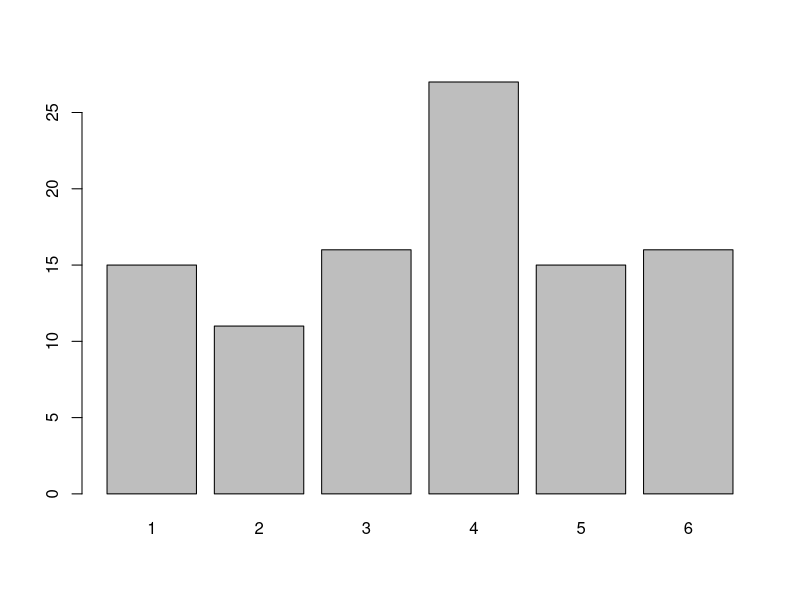
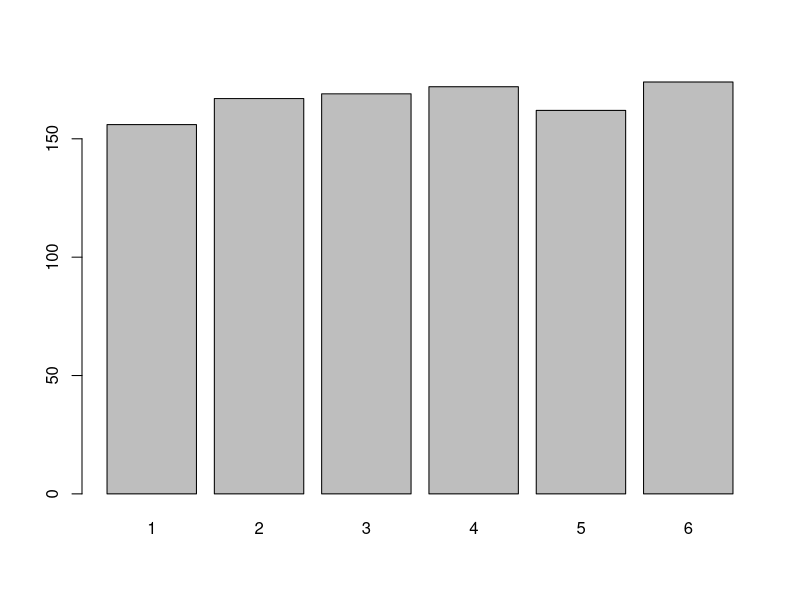
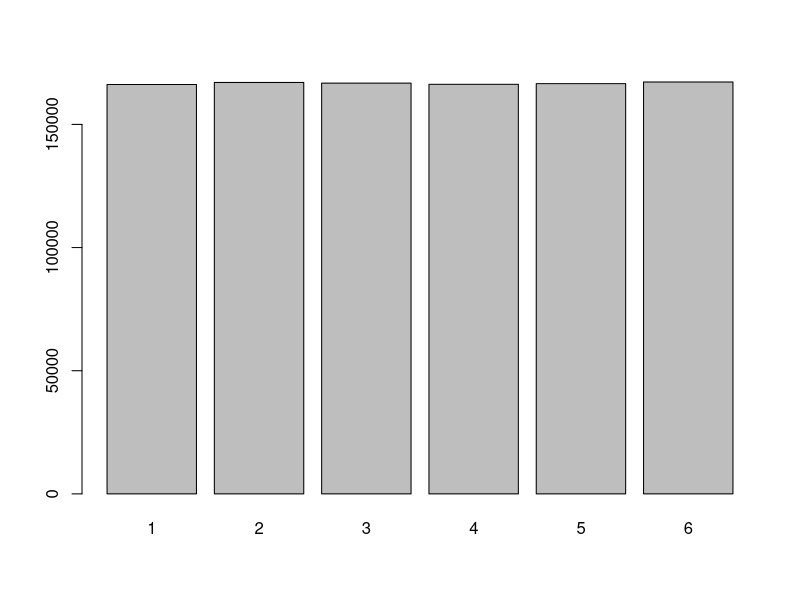

Generate these figures, in order, with R:
runif(1)
runif(100)
runif(10000)

ceiling(runif(10000)*6)

die <- ceiling( runif(10000)*6)
table(die)

die <- ceiling( runif(100)*6)
table(die)

die <- ceiling( runif(10)*6)
table(die)

roll <- 10
n <- 6
die <- ceiling( runif(roll)*n)
table(die)

roll <- 100
n <- 6
die <- ceiling( runif(roll)*n)
b <- table(die)
barplot(b)

roll <- 1000
n <- 6
die <- ceiling( runif(roll)*n)
b <- table(die)
barplot(b)

# uniform distribution simulate
roll <- 1000000
n <- 6
die <- ceiling( runif(roll)*n)
b <- table(die)
barplot(b)

b
